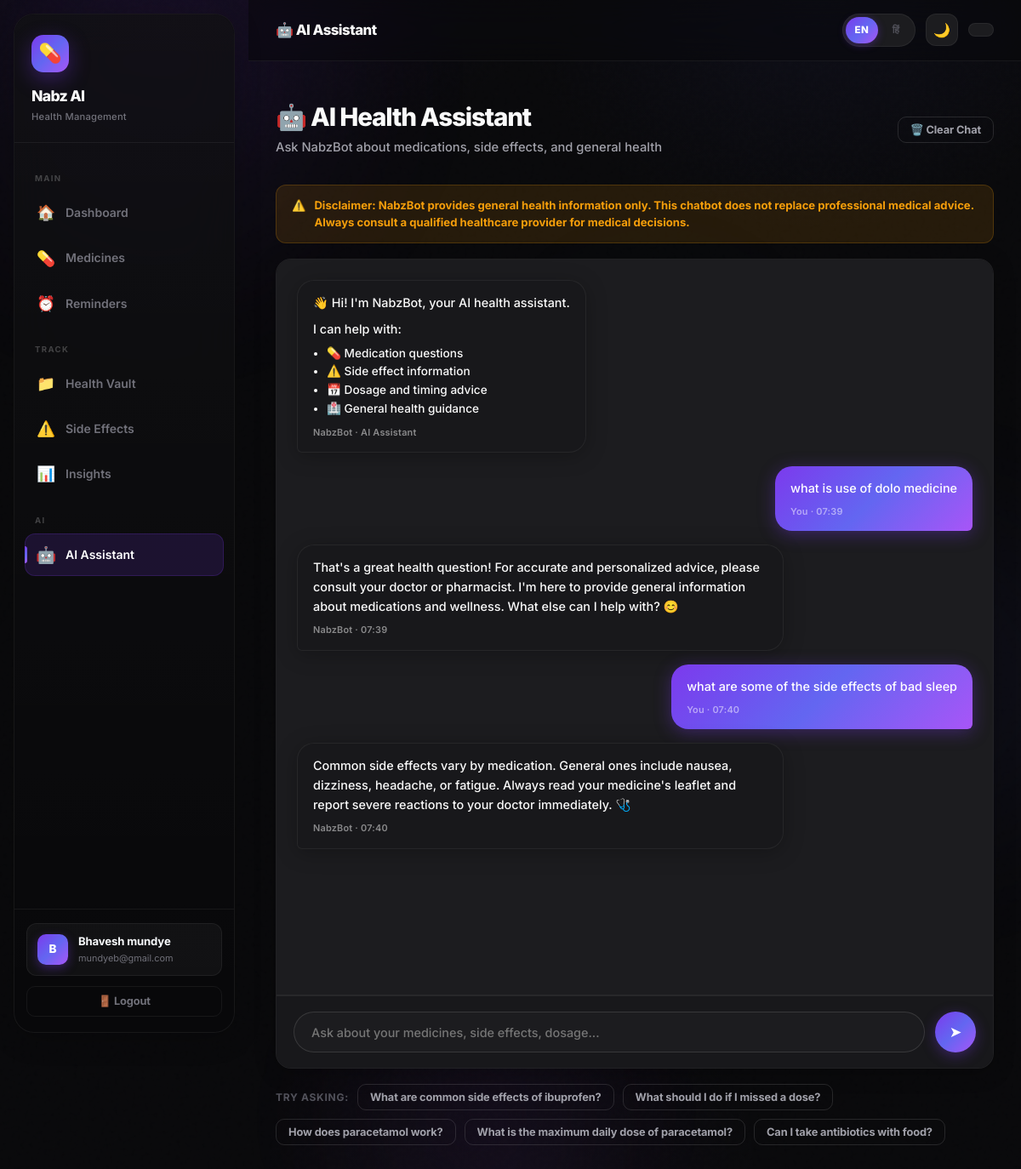
Screenshot of /chatbot (signed in) with the database file from the repository.
### tables this page shows
CREATE TABLE chat_history (
            id          INTEGER PRIMARY KEY AUTOINCREMENT,
            user_id     INTEGER NOT NULL,
            role        TEXT    NOT NULL CHECK(role IN ('user', 'assistant')),
            message     TEXT    NOT NULL,
            created_at  TEXT    DEFAULT (datetime('now')),
            FOREIGN KEY (user_id) REFERENCES users(id) ON DELETE CASCADE
        );

### routes/chatbot.py (the view)
@chatbot_bp.route('/chatbot')
@login_required
def index():
    user_id = session['user_id']
    conn    = get_db_connection()
    history = conn.execute("""
        SELECT * FROM chat_history
        WHERE user_id = ?
        ORDER BY created_at ASC
        LIMIT 50
    """, (user_id,)).fetchall()
    conn.close()
    return render_template('chatbot.html', history=history)

### app.py (called while the page is built)
def create_app():
    app = Flask(__name__)
    app.secret_key = os.environ.get('SECRET_KEY', 'nabz-dev-secret-change-in-production')
    app.permanent_session_lifetime = timedelta(days=7)
    @app.context_processor
    def inject_i18n():
        return dict(
            t=t,
            t_freq=t_freq,
            t_severity=t_severity,
            t_status=t_status,
            current_lang=get_lang(),
            languages=SUPPORTED_LANGUAGES,
        )
    app.register_blueprint(language_bp)
    app.register_blueprint(auth_bp)
    app.register_blueprint(dashboard_bp)
    app.register_blueprint(medicines_bp)
    app.register_blueprint(reminders_bp)
    app.register_blueprint(side_effects_bp)
    app.register_blueprint(chatbot_bp)
    app.register_blueprint(insights_bp)
    app.register_blueprint(vault_bp)
    with app.app_context():
        init_db()
    return app

### utils/auth_helpers.py (called while the page is built)
def login_required(f):
    @wraps(f)
    def decorated_function(*args, **kwargs):
        if 'user_id' not in session:
            flash('Please log in to access this page.', 'warning')
            return redirect(url_for('auth.login'))
        return f(*args, **kwargs)
    return decorated_function

### utils/database.py (called while the page is built)
def get_db_connection():
    conn = sqlite3.connect(DB_PATH)
    conn.row_factory = sqlite3.Row  # Access columns by name: row['column_name']
    conn.execute("PRAGMA foreign_keys = ON")  # Enforce foreign key constraints
    return conn

### utils/i18n.py (called while the page is built)
def get_lang():
    if not has_request_context():
        return DEFAULT_LANG
    lang = session.get('lang', DEFAULT_LANG)
    return lang if lang in SUPPORTED_LANGUAGES else DEFAULT_LANG

def t(key, **kwargs):
    lang = get_lang()
    text = TRANSLATIONS.get(lang, {}).get(key)
    if text is None:
        text = TRANSLATIONS[DEFAULT_LANG].get(key, key)
    if kwargs:
        try:
            return text.format(**kwargs)
        except (KeyError, IndexError):
            return text
    return text

### templates/chatbot.html (shortened to what this page needs)
{% extends "base.html" %}
{% block page_title %}🤖 {{ t('nav_ai_assistant') }}{% endblock %}
{% block content %}
<div class="page-header d-flex justify-between align-center">
  <div>
    <h1>🤖 {{ t('chat_title') }}</h1>
    <p>{{ t('chat_sub') }}</p>
  </div>
  <button class="btn btn-outline btn-sm" onclick="clearChat()" aria-label="{{ t('clear_chat') }}">🗑️ {{ t('clear_chat') }}</button>
</div>
<div class="chat-disclaimer" role="alert">
  ⚠️ <strong>{{ t('chat_disclaimer') }}</strong>
</div>
<div class="card card-flush">
  <div class="chat-container">
    <div class="chat-messages" id="chatMessages" role="log" aria-live="polite">
      <div class="chat-bubble bot">
        <div>👋 {{ t('chat_welcome') }}</div>
        <div style="margin-top: 8px;">{{ t('chat_can_help') }}</div>
        <ul style="margin: 6px 0 0 16px; font-size: 0.85rem;">
          <li>💊 {{ t('chat_help_meds') }}</li>
          <li>⚠️ {{ t('chat_help_se') }}</li>
          <li>📅 {{ t('chat_help_dose') }}</li>
          <li>🏥 {{ t('chat_help_health') }}</li>
        </ul>
        <div class="bubble-meta">{{ t('medibot') }} · {{ t('ai_assistant') }}</div>
      </div>
      {% for msg in history %}
        <div class="chat-bubble {{ msg['role'] == 'user' and 'user' or 'bot' }}">
          {{ msg['message'] }}
          <div class="bubble-meta">
            {{ t('you') if msg['role'] == 'user' else t('medibot') }} ·
            {{ msg['created_at'][11:16] }}
          </div>
        </div>
      {% endfor %}
    </div>
    <div class="chat-input-area">
      <input
        type="text"
        class="chat-input"
        id="chatInput"
        placeholder="{{ t('chat_placeholder') }}"
        maxlength="500"
        autocomplete="off"
        aria-label="{{ t('chat_placeholder') }}"
      />
      <button class="chat-send-btn" id="sendBtn" onclick="sendMessage()" title="{{ t('send') }}" aria-label="{{ t('send') }}">
        ➤
      </button>
    </div>
  </div>
</div>
<div class="quick-chips">
  <span class="quick-chips-label">{{ t('try_asking') }}</span>
  {% for key in ['quick_q1', 'quick_q2', 'quick_q3', 'quick_q4', 'quick_q5'] %}
    <button class="btn btn-outline btn-sm" onclick="askQuick(this.textContent)">
      {{ t(key) }}
    </button>
  {% endfor %}
</div>
{% endblock %}

### templates/base.html (shortened to what this page needs)
<!DOCTYPE html>
<html lang="{{ current_lang }}" data-theme="dark">
<head>
  <link rel="stylesheet" href="{{ url_for('static', filename='css/style.css') }}" />
</head>
<body>
<div class="bg-canvas" aria-hidden="true">
  <div class="bg-orb bg-orb-1"></div>
</div>
<div class="app-wrapper">
  <aside class="sidebar" id="sidebar" role="navigation" aria-label="Main navigation">
    <div class="sidebar-logo">
      <div class="logo-icon" aria-hidden="true">💊</div>
      <h2>Nabz AI</h2>
      <span>{{ t('nav_health_management') }}</span>
    </div>
    <nav class="sidebar-nav">
      <div class="nav-section-label">{{ t('nav_main') }}</div>
      <a href="{{ url_for('dashboard.index') }}" class="{{ 'active' if request.endpoint == 'dashboard.index' }}" aria-label="{{ t('nav_dashboard') }}">
        <span class="nav-icon" aria-hidden="true">🏠</span> {{ t('nav_dashboard') }}
      </a>
      <a href="{{ url_for('medicines.index') }}" class="{{ 'active' if request.blueprint == 'medicines' }}" aria-label="{{ t('nav_medicines') }}">
        <span class="nav-icon" aria-hidden="true">💊</span> {{ t('nav_medicines') }}
      </a>
      <a href="{{ url_for('reminders.index') }}" class="{{ 'active' if request.blueprint == 'reminders' }}" aria-label="{{ t('nav_reminders') }}">
        <span class="nav-icon" aria-hidden="true">⏰</span> {{ t('nav_reminders') }}
      </a>
      <div class="nav-section-label">{{ t('nav_track') }}</div>
      <a href="{{ url_for('vault.index') }}" class="{{ 'active' if request.blueprint == 'vault' }}" aria-label="{{ t('nav_health_vault') }}">
        <span class="nav-icon" aria-hidden="true">📁</span> {{ t('nav_health_vault') }}
      </a>
      <a href="{{ url_for('side_effects.index') }}" class="{{ 'active' if request.blueprint == 'side_effects' }}" aria-label="{{ t('nav_side_effects') }}">
        <span class="nav-icon" aria-hidden="true">⚠️</span> {{ t('nav_side_effects') }}
      </a>
      <a href="{{ url_for('insights.index') }}" class="{{ 'active' if request.blueprint == 'insights' }}" aria-label="{{ t('nav_insights') }}">
        <span class="nav-icon" aria-hidden="true">📊</span> {{ t('nav_insights') }}
      </a>
      <div class="nav-section-label">{{ t('nav_ai') }}</div>
      <a href="{{ url_for('chatbot.index') }}" class="{{ 'active' if request.blueprint == 'chatbot' }}" aria-label="{{ t('nav_ai_assistant') }}">
        <span class="nav-icon" aria-hidden="true">🤖</span> {{ t('nav_ai_assistant') }}
      </a>
    </nav>
    <div class="sidebar-footer">
      <div class="user-info">
        <div class="user-avatar" aria-hidden="true">{{ session.get('user_name', 'U')[0].upper() }}</div>
        <div>
          <div class="user-name">{{ session.get('user_name', 'User') }}</div>
          <div class="user-email">{{ session.get('user_email', '') }}</div>
        </div>
      </div>
      <a href="{{ url_for('auth.logout') }}" class="btn btn-outline btn-sm w-100" aria-label="{{ t('nav_logout') }}">
        🚪 {{ t('nav_logout') }}
      </a>
    </div>
  </aside>
  <div class="main-content">
    <header class="topbar">
      <div class="d-flex align-center gap-1">
        <span class="topbar-title">{% block page_title %}<span>Nabz</span> AI{% endblock %}</span>
      </div>
      <div class="topbar-right">
        {% include 'partials/lang_toggle.html' %}
        <button class="theme-toggle" id="themeToggle" aria-label="Toggle theme" title="Toggle dark/light mode">
          <span class="theme-icon-dark">🌙</span>
        </button>
        <span class="topbar-date" id="currentDate"></span>
      </div>
    </header>
    <main class="page-content">
      {% block content %}{% endblock %}
    </main>
  </div>
</div>
</body>
</html>

### templates/partials/lang_toggle.html
<div class="lang-toggle" role="group" aria-label="Language">
  <a href="{{ url_for('language.set_language', lang='en') }}"
     class="lang-btn {{ 'active' if current_lang == 'en' }}">EN</a>
  <a href="{{ url_for('language.set_language', lang='hi') }}"
     class="lang-btn {{ 'active' if current_lang == 'hi' }}">हिं</a>
</div>

### rows the page displays
chat_history: message "what is use of dolo medicine", role "You", created_at "07:39"
chat_history: message "That's a great health question! For accurate and personalized advice, please consult your doctor or pharmacist. I'm here to provide general information about medications and wellness. What else can I help with? 😊", role "NabzBot", created_at "07:39"
chat_history: message "what are some of the side effects of bad sleep", role "You", created_at "07:40"
chat_history: message "Common side effects vary by medication. General ones include nausea, dizziness, headache, or fatigue. Always read your medicine's leaflet and report severe reactions to your doctor immediately. 🩺", role "NabzBot", created_at "07:40"

### other values shown
{{ t('nav_health_management') }} "Health Management"
{{ t('nav_main') }} "MAIN"
{{ t('nav_dashboard') }} "Dashboard"
{{ t('nav_medicines') }} "Medicines"
{{ t('nav_reminders') }} "Reminders"
{{ t('nav_track') }} "TRACK"
{{ t('nav_health_vault') }} "Health Vault"
{{ t('nav_side_effects') }} "Side Effects"
{{ t('nav_insights') }} "Insights"
{{ t('nav_ai') }} "AI"
{{ t('nav_ai_assistant') }} "AI Assistant"
{{ session.get('user_name', 'U')[0].upper() }} "B"
{{ session.get('user_name', 'User') }} "Bhavesh mundye"
{{ session.get('user_email', '') }} "mundyeb@gmail.com"
{{ t('nav_logout') }} "Logout"
